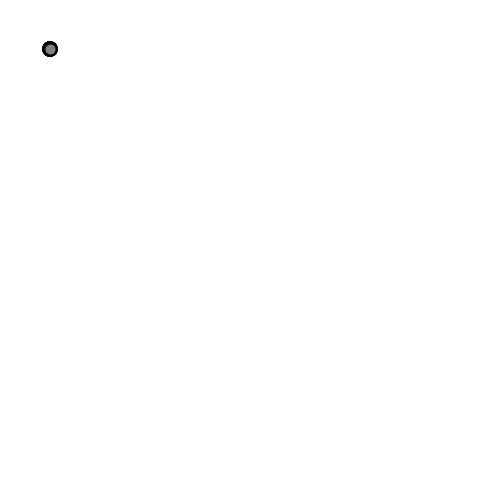
Frame 1 (no input)
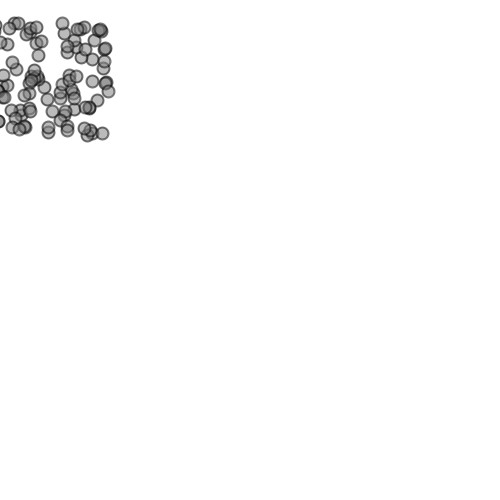
Frame 60 (the mouse pressed at the canvas centre just before this capture)
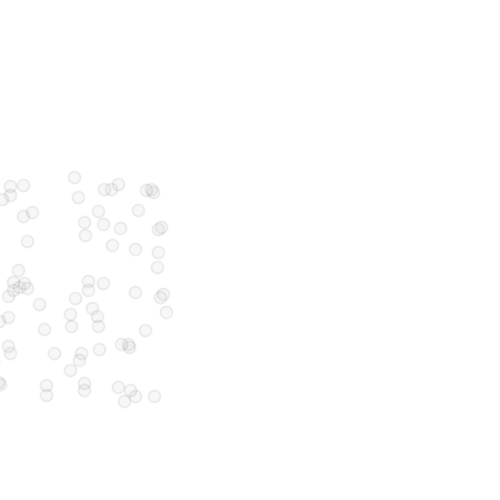
Frame 120 (the mouse held since frame 60 and released just before this capture)

The Processing sketch that drew these frames (run headless with seeded random() and noise(); from frame 60 on, the mouse is pressed at the canvas centre):

// Processing sketch: ArrayParticles
// ── ArrayParticles.pde
int total = 100;
PVector location = new PVector(width/2, height/2);

Particle[] pArray = new Particle[total];

//This is what we’re used to, accessing elements on the 
//array via an index and brackets—[ ].
void setup() {
  size(500,500);
  for (int i = 0; i < pArray.length; i++) {
    pArray[i] = new Particle(location);
  }
}


void draw() {
  background(255);
  for (int i = 0; i < pArray.length; i++) {
    //Particle p = parray[i];
    pArray[i].run();
  
  }
}
// ── Particle.pde
// The Nature of Code
// Daniel Shiffman
// http://natureofcode.com

// Simple Particle System

class Particle {
  PVector location;
  PVector velocity;
  PVector acceleration;
  float lifespan;

  Particle(PVector l) {
    acceleration = new PVector(0, 0.05);
    velocity = new PVector(random(-1, 1), random(-2, 0));
    location = l.get();
    lifespan = 255.0;
  }

  void run() {
    update();
    display();
  }

  // Method to update location
  void update() {
    velocity.add(acceleration);
    location.add(velocity);
    lifespan -= 2.0;
  }

  // Method to display
  void display() {
    stroke(0, lifespan);
    strokeWeight(2);
    fill(127, lifespan);
    ellipse(location.x, location.y, 12, 12);
  }


}
